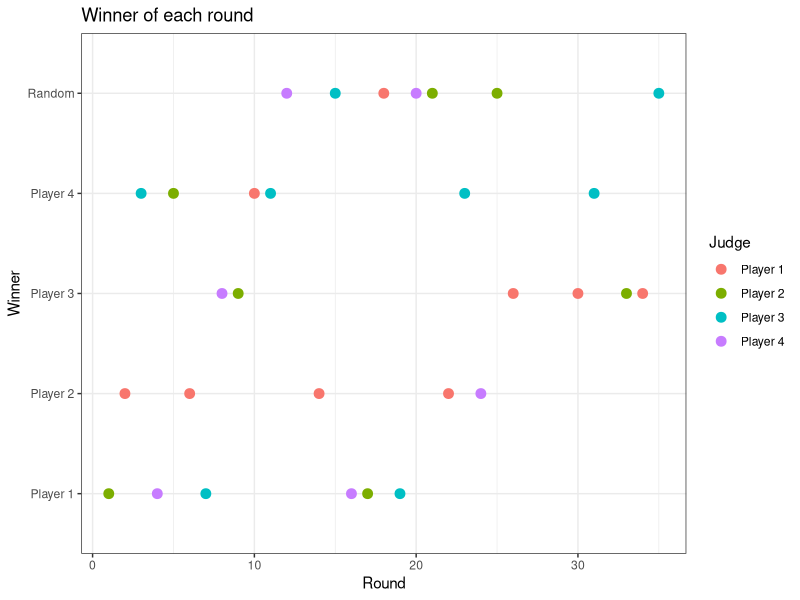
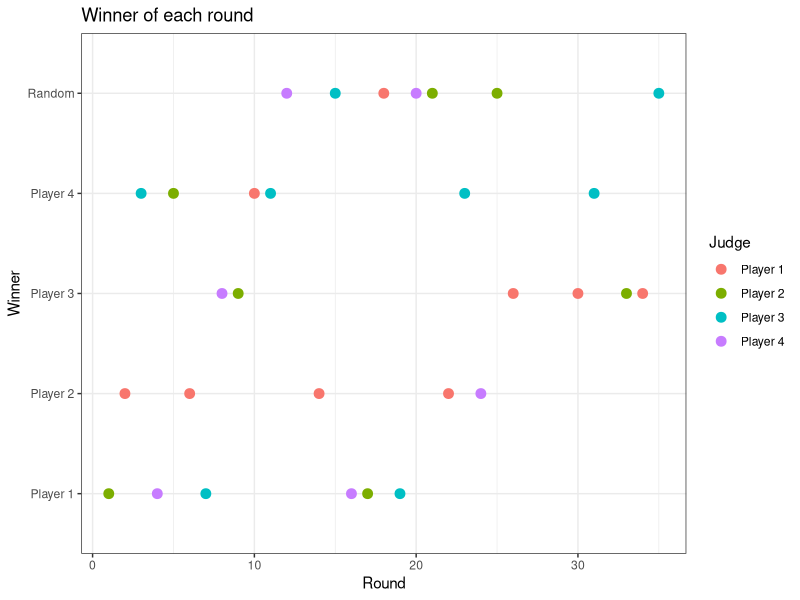

Recreate these plots in R, in order.
## ---- chunk 1
library(tidyverse)
library(ggplot2)

game1 <- read.csv("Cards_Against_Humanity_1_anonymised.csv", header = TRUE, sep = ";", na.strings = "")

game1$Winner <- factor(game1$Winner)
## ---- chunk 2
#Number of wins per player
game1 %>% group_by(Winner) %>% summarise(wins = n()) %>% arrange(desc(wins))

#Number of wins given to another person
game1 %>% group_by(Judge, Winner) %>% summarise(points = n()) ##these are guesses as we are not fully sure about the placement of the wins
## ---- chunk 3
game1 %>% 
  select(-Notes) %>% 
  drop_na() %>% 
  ggplot(aes(x = Round, y = Winner, col = Judge)) +
  geom_point(cex = 3) +
  theme_bw() +
  labs(title = "Winner of each round")
## ---- chunk 4
ggsave("game1.png", height = 4)
